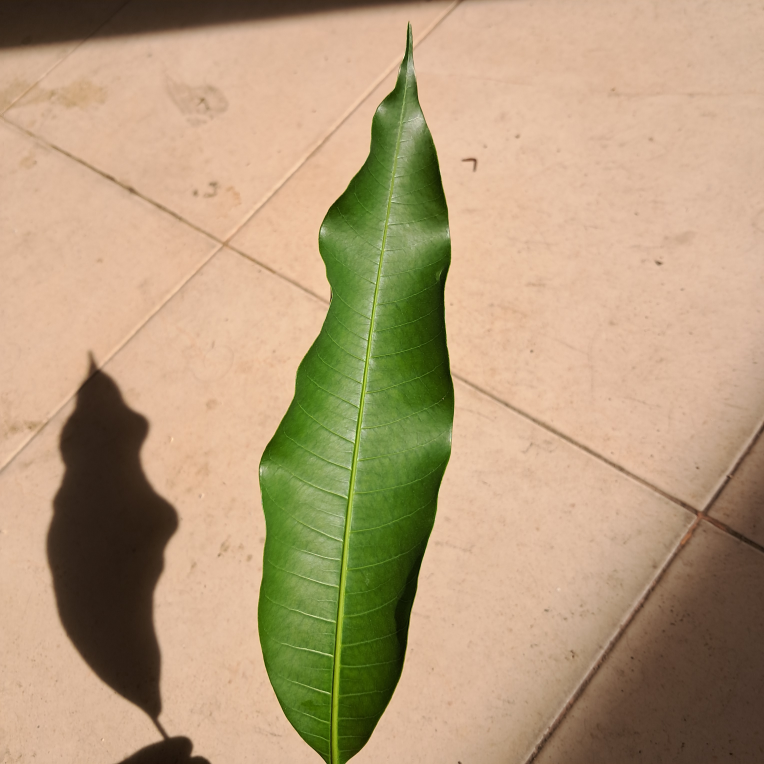
#> input picture sample.jpg, 3056 x 3056 px (shown at 1/4 size)
$ python use_classic.py ../sample.jpg   (older library calls are emulated)
#> lines starting #> are read from the running program, lines starting #| are printed output that depends on the picture; after the words box and inside, x2 and y2 are one past the last pixel; in counts of white or black regions, pixels touching at a corner belong together
import cv2
import numpy as np
import joblib
import argparse
from skimage.feature import graycomatrix, graycoprops
from sklearn.decomposition import PCA

# ==== Parameter HSV untuk segmentasi ====
lower_green = np.array([30, 40, 40])
upper_green = np.array([90, 255, 255])

# ==== Ekstraksi Fitur ====
def extract_color_histogram(image, bins=(8, 4, 4)):
    hsv = cv2.cvtColor(image, cv2.COLOR_BGR2HSV)
    hist = cv2.calcHist([hsv], [0, 1, 2], None, bins, [0, 180, 0, 256, 0, 256])
    cv2.normalize(hist, hist)
    return hist.flatten()

def extract_haralick_features(image_gray):
    glcm = graycomatrix(image_gray, distances=[1],
                        angles=[0], levels=256,
                        symmetric=True, normed=True)
    features = [
        graycoprops(glcm, 'contrast')[0, 0],
        graycoprops(glcm, 'dissimilarity')[0, 0],
        graycoprops(glcm, 'homogeneity')[0, 0],
        graycoprops(glcm, 'energy')[0, 0],
        graycoprops(glcm, 'correlation')[0, 0],
        graycoprops(glcm, 'ASM')[0, 0]
    ]
    return np.array(features)

# ==== Pipeline Prediksi ====
def predict_image(image_path, model_type='knn'):
    # 1. Load image
#> called with image_path = '../sample.jpg', model_type = 'knn'
    img = cv2.imread(image_path)
#> img is the input picture: shape (3056, 3056, 3); mean B, G, R 123.2, 156.7, 180.9
    if img is None:
        print(f"[!] Gagal membaca gambar: {image_path}")
        return

    # 2. Segmentasi HSV (warna hijau)
    hsv = cv2.cvtColor(img, cv2.COLOR_BGR2HSV)
#> hsv: shape (3056, 3056, 3); mean H, S, V 17.4, 95.8, 185.3
    mask = cv2.inRange(hsv, lower_green, upper_green)
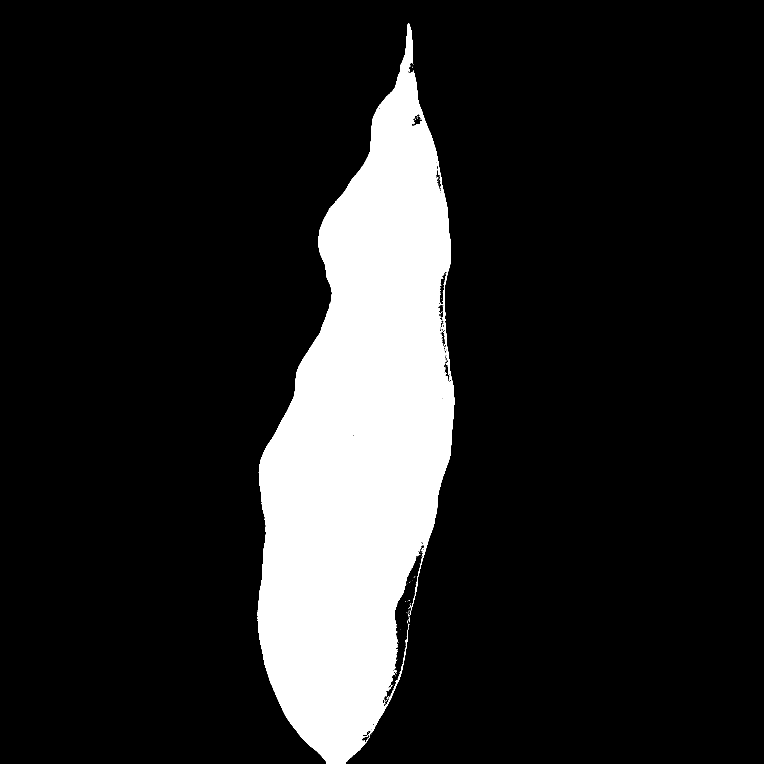
#> mask: shape (3056, 3056) (shown at 1/4 size); 14.5% white; 268 white regions (253 under 20 px), largest, box (x1, y1, x2, y2) and area: (1031, 92, 1817, 3056) 1350596, (1766, 1297, 1776, 1316) 55, (1763, 1107, 1774, 1115) 39
    segmented = cv2.bitwise_and(img, img, mask=mask)
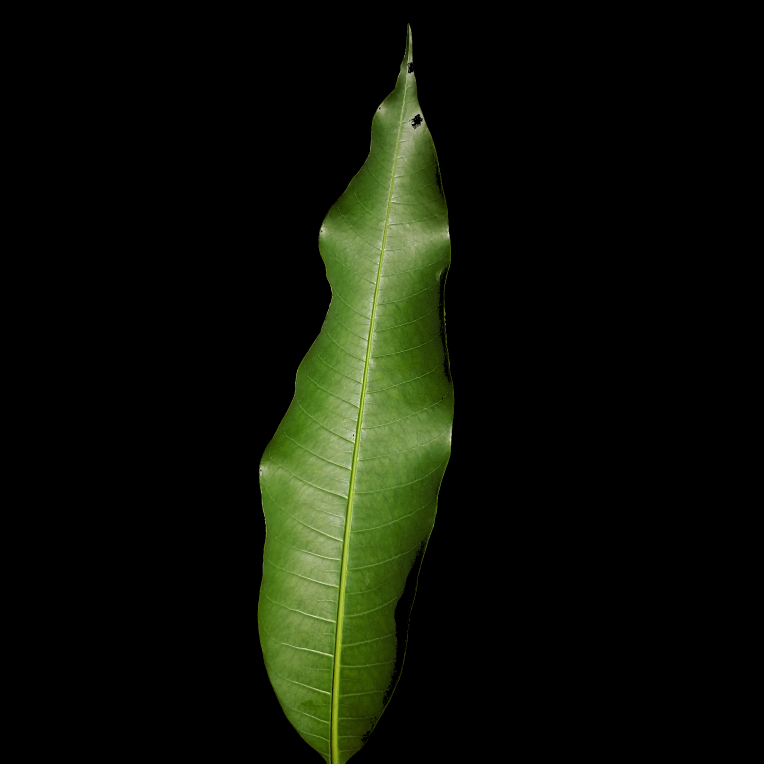
#> segmented: shape (3056, 3056, 3) (shown at 1/4 size); mean B, G, R 6.8, 17.7, 13.4

    # 3. Resize ke 128x128
    resized = cv2.resize(segmented, (128, 128))
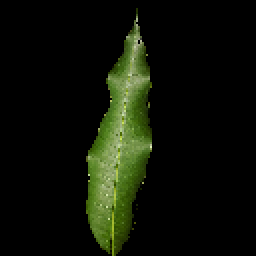
#> resized: shape (128, 128, 3) (shown 2 times larger); mean B, G, R 6.8, 17.6, 13.4
    gray = cv2.cvtColor(resized, cv2.COLOR_BGR2GRAY)
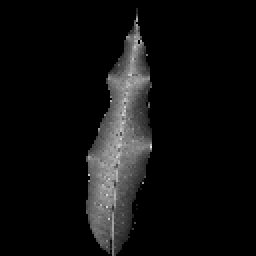
#> gray: shape (128, 128) (shown 2 times larger); min 0, max 229, mean 15.1

    # 4. Ekstraksi fitur
    color_feat = extract_color_histogram(resized)
#> in extract_color_histogram, `hsv = cv2.cvtColor(image, cv2.COLOR_BGR2HSV)`: hsv: shape (128, 128, 3); mean H, S, V 6.1, 24.8, 17.6
#> color_feat = 128 values, max 0.997 at index 0, min 0 at index 1, mean 0.00912
    texture_feat = extract_haralick_features(gray)
#> in extract_haralick_features, `features = [ graycoprops(glcm, 'contrast')[0, 0], graycoprops(glcm, 'd..`: features = [184, 3.34, 0.856, 0.845, 0.941, 0.713]
#> texture_feat = [184, 3.34, 0.856, 0.845, 0.941, 0.713]
    combined_feat = np.concatenate((color_feat, texture_feat)).reshape(1, -1)

    # 5. Load model, PCA, dan LabelEncoder
    if model_type == 'knn':
        model = joblib.load('model/knn/knn_model.pkl')
#> (reads mango_classifier_project/models-data/knn_model.pkl from the repository)
        pca = joblib.load('model/knn/pca_knn_transform.pkl')
#> (reads mango_classifier_project/models-data/pca_knn_transform.pkl from the repository)
        le = joblib.load('extracted_features/knn/label_encoder.pkl')
#> (reads mango_classifier_project/models-data/label_encoder.pkl from the repository)
    elif model_type == 'nb':
        model = joblib.load('model/nb/naive_bayes_model.pkl')
        pca = joblib.load('model/nb/pca_nb_transform.pkl')
        le = joblib.load('extracted_features/nb/label_encoder.pkl')
    else:
        print("[!] Tipe model tidak dikenali. Gunakan 'knn' atau 'nb'.")
        return

    # 6. Reduksi dimensi dengan PCA
    reduced_feat = pca.transform(combined_feat)

    # 7. Prediksi
    pred = model.predict(reduced_feat)
#> pred = [0]
    label = le.inverse_transform(pred)[0]
#> label = 'apel'

    print(f"\n📷 Gambar: {image_path}")
    print(f"🔎 Prediksi Kelas ({model_type.upper()}): {label}")
#| 🔎 Prediksi Kelas (KNN): apel

# ==== CLI ====
if __name__ == "__main__":
    parser = argparse.ArgumentParser(description="Prediksi satu gambar menggunakan model KNN atau Naive Bayes.")
    parser.add_argument("image_path", help="Path ke file gambar (jpg/png)")
    parser.add_argument("--model", choices=["knn", "nb"], default="knn", help="Pilih model: knn atau nb")
    args = parser.parse_args()

    predict_image(args.image_path, model_type=args.model)

#python predict_single_image.py images/sample.jpg --model knn
